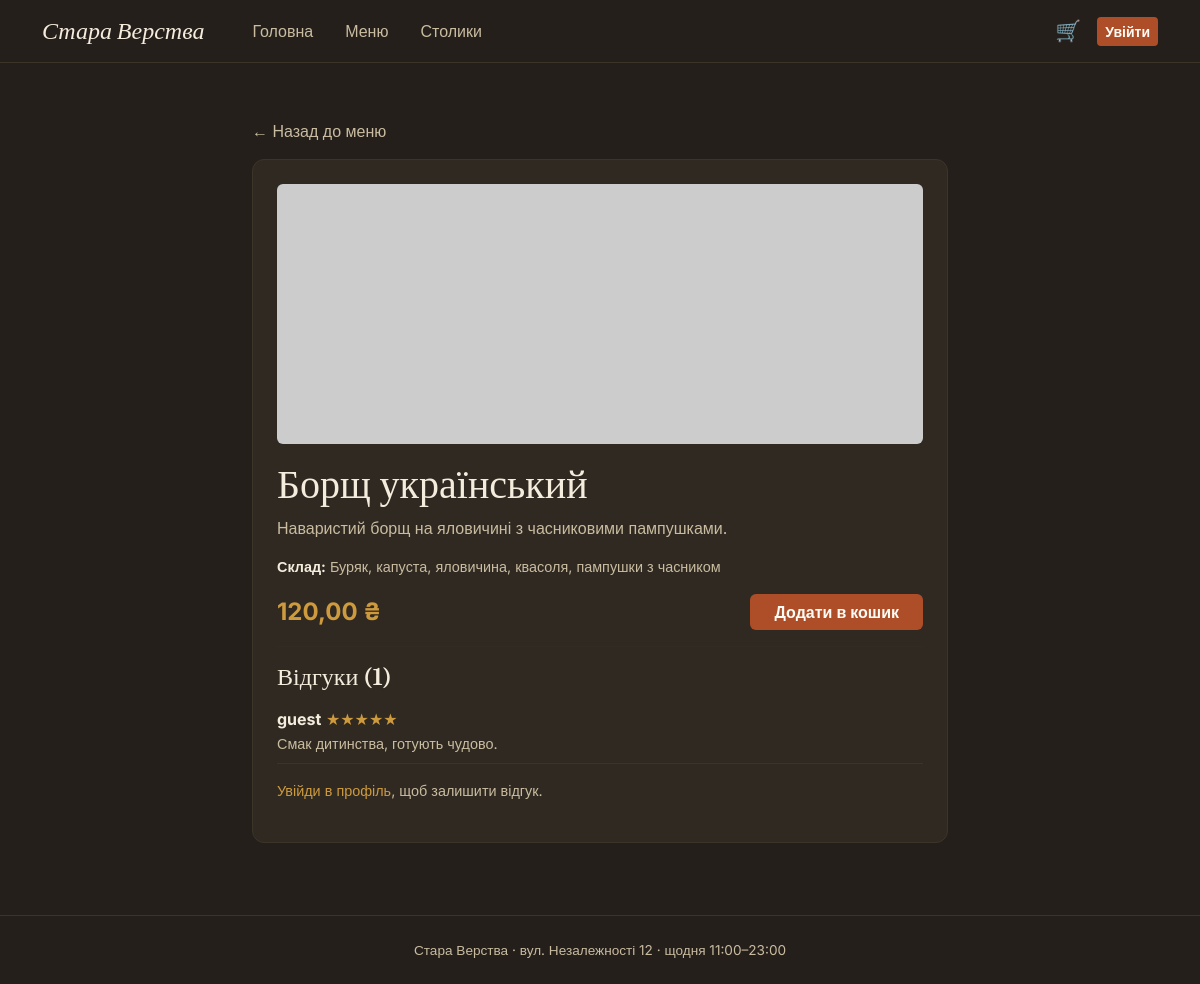
Page /menu/4/ on the committed database.
### restaurant/models.py (models this page shows, shortened)
class Dish(models.Model):
    CATEGORY_CHOICES = [
        ('salad', 'Салати'),
        ('main', 'Основні страви'),
        ('dessert', 'Десерти'),
        ('drink', 'Напої'),
    ]
    name = models.CharField('Назва', max_length=200)
    category = models.CharField('Категорія', max_length=20, choices=CATEGORY_CHOICES)
    description = models.TextField('Опис', blank=True)
    ingredients = models.TextField('Інгредієнти', blank=True)
    price = models.DecimalField('Ціна, ₴', max_digits=8, decimal_places=2)
    photo_url = models.URLField('Посилання на фото', blank=True)
    available = models.BooleanField('В наявності', default=True)
    created_at = models.DateTimeField(auto_now_add=True)
    class Meta:
        verbose_name = 'Страва'
        verbose_name_plural = 'Страви'
        ordering = ['category', 'name']

class Review(models.Model):
    dish = models.ForeignKey(Dish, on_delete=models.CASCADE, related_name='reviews')
    user = models.ForeignKey(User, on_delete=models.CASCADE, related_name='reviews')
    rating = models.PositiveSmallIntegerField(
        'Оцінка', validators=[MinValueValidator(1), MaxValueValidator(5)]
    )
    text = models.TextField('Текст відгуку')
    created_at = models.DateTimeField(auto_now_add=True)
    class Meta:
        verbose_name = 'Відгук'
        verbose_name_plural = 'Відгуки'
        ordering = ['-created_at']

### restaurant/views.py (the view, shortened to what this page needs)
# urls.py: path('menu/<int:pk>/', views.DishDetailView.as_view(), name='dish_detail'),
class DishDetailView(DetailView):
    model = Dish
    template_name = 'dish_detail.html'
    context_object_name = 'dish'
    def get_context_data(self, **kwargs):
        ctx = super().get_context_data(**kwargs)
        ctx['review_form'] = ReviewForm()
        ctx['reviews'] = self.object.reviews.select_related('user')
        return ctx

### restaurant/cart.py (called while the page is built)
    def total_quantity(self):
        return sum(self.cart.values())

### restaurant/context_processors.py (called while the page is built)
def cart_summary(request):
    cart = Cart(request)
    unread = 0
    if request.user.is_authenticated:
        unread = Order.objects.filter(user=request.user, status='ready', ready_notified=False).count()
    return {
        'cart_count': cart.total_quantity(),
        'unread_notifications': unread,
    }

### templates/dish_detail.html (shortened to what this page needs)
{% extends 'base.html' %}
{% block content %}
<div class="container py-4" style="max-width: 720px;">
  <a href="{% url 'menu' %}" style="color: var(--cream-dim);">← Назад до меню</a>
  <div class="card-panel mt-3 p-4">
    <img src="{{ dish.photo_url }}" class="w-100 rounded mb-3" style="height:260px; object-fit:cover;" alt="{{ dish.name }}">
    <h1>{{ dish.name }}</h1>
    <p style="color: var(--cream-dim);">{{ dish.description }}</p>
    <p style="color: var(--cream-dim); font-size:.9rem;"><strong style="color: var(--cream);">Склад:</strong> {{ dish.ingredients }}</p>
    <div class="d-flex justify-content-between align-items-center my-3">
      <span class="price-tag" style="font-size:1.5rem;">{{ dish.price }} ₴</span>
      {% if dish.available %}
      <form method="post" action="{% url 'cart_add' dish.pk %}">
        <button type="submit" class="btn btn-rust px-4">Додати в кошик</button>
      </form>
      {% else %}
      <button class="btn btn-outline-cream" disabled>Немає в наявності</button>
      {% endif %}
    </div>
    <hr style="border-color: var(--panel-light);">
    <h4>Відгуки {% if reviews %}({{ reviews.count }}){% endif %}</h4>
    {% for review in reviews %}
      <div class="d-flex justify-content-between align-items-start py-2" style="border-bottom: 1px solid var(--panel-light);">
        <div>
          <strong>{{ review.user.username }}</strong>
          <span style="color: var(--mustard);">{% for i in "12345" %}{% if forloop.counter <= review.rating %}★{% else %}☆{% endif %}{% endfor %}</span>
          <p style="color: var(--cream-dim); font-size:.9rem; margin:2px 0 0;">{{ review.text }}</p>
        </div>
      </div>
    {% endfor %}
    {% if user.is_authenticated %}
    <form method="post" class="mt-3">
      {% csrf_token %}
      <label class="form-label small">{{ review_form.rating.label }}</label>
      {{ review_form.rating }}
      <div class="mt-2">{{ review_form.text }}</div>
      <button type="submit" class="btn btn-rust mt-3 w-100">Залишити відгук</button>
    </form>
    {% else %}
    <p style="color: var(--cream-dim); font-size:.9rem;" class="mt-3">
      <a href="{% url 'login' %}">Увійди в профіль</a>, щоб залишити відгук.
    </p>
    {% endif %}
  </div>
</div>
{% endblock %}

### static/css/style.css (style rules this page uses)
:root { --ink: #241F1B; --panel: #2F2921; --panel-light: #3B3428; --cream: #F4ECDC; --cream-dim: #C9BCA0; --rust: #AE4E28; --rust-deep: #8A3A1C; --olive: #616B45; --olive-deep: #454E32; --mustard: #CE9A3E; --white: #FFFCF6; }
body { background: var(--ink); color: var(--cream); font-family: 'Inter', sans-serif; }
h1, h2, h3, h4, .brand { font-family: 'Fraunces', serif; }
a { color: var(--mustard); text-decoration: none; }
.btn-rust { background: var(--rust); border: none; color: var(--white); font-weight: 600; }
.card-panel { background: var(--panel); border: 1px solid var(--panel-light); border-radius: 12px; }
.price-tag { color: var(--mustard); font-weight: 700; }

### rows in the picture
Dish: name "Борщ український", description "Наваристий борщ на яловичині з часниковими пампушками.", ingredients "Буряк, капуста, яловичина, квасоля, пампушки з часником", price "120,00"
Review: user.username "guest", rating 5 (drawn), text "Смак дитинства, готують чудово."

### other values in the picture
{{ reviews.count }} "1"
